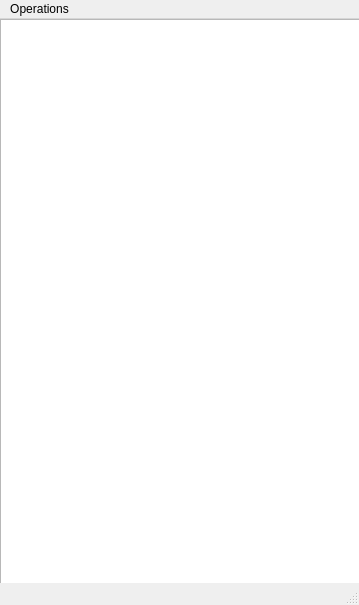
<?xml version="1.0" encoding="UTF-8"?>
<ui version="4.0">
 <class>monGuiClass</class>
 <widget class="QMainWindow" name="monGuiClass">
  <property name="geometry">
   <rect>
    <x>0</x>
    <y>0</y>
    <width>359</width>
    <height>605</height>
   </rect>
  </property>
  <property name="windowTitle">
   <string>MainWindow</string>
  </property>
  <widget class="QWidget" name="centralwidget">
   <widget class="QTextEdit" name="affichage">
    <property name="enabled">
     <bool>true</bool>
    </property>
    <property name="geometry">
     <rect>
      <x>0</x>
      <y>0</y>
      <width>361</width>
      <height>581</height>
     </rect>
    </property>
    <property name="acceptDrops">
     <bool>true</bool>
    </property>
    <property name="readOnly">
     <bool>true</bool>
    </property>
   </widget>
  </widget>
  <widget class="QStatusBar" name="statusbar"/>
  <widget class="QMenuBar" name="menuBar">
   <property name="geometry">
    <rect>
     <x>0</x>
     <y>0</y>
     <width>359</width>
     <height>25</height>
    </rect>
   </property>
   <widget class="QMenu" name="menuMenu">
    <property name="title">
     <string>Operations</string>
    </property>
    <addaction name="Inscription_Candidat69"/>
    <addaction name="Inscription_Electeur"/>
    <addaction name="Desinscription_Personne"/>
    <addaction name="separator"/>
    <addaction name="Quitter"/>
   </widget>
   <addaction name="menuMenu"/>
  </widget>
  <action name="actionInscription_Candidat">
   <property name="text">
    <string>Inscription Candidat</string>
   </property>
  </action>
  <action name="actionInscription_lecteur">
   <property name="text">
    <string>Inscription Électeur</string>
   </property>
  </action>
  <action name="actionD_sinscription">
   <property name="text">
    <string>Désinscription</string>
   </property>
  </action>
  <action name="Inscription_Candidat">
   <property name="text">
    <string>Inscription Candidat</string>
   </property>
  </action>
  <action name="Inscription_Electeur">
   <property name="text">
    <string>Inscription Electeur</string>
   </property>
  </action>
  <action name="Desinscription_Personne">
   <property name="text">
    <string>Desinscription Personne</string>
   </property>
  </action>
  <action name="Quitter">
   <property name="text">
    <string>Quitter</string>
   </property>
  </action>
  <action name="Inscription_Candidat69">
   <property name="text">
    <string>Inscription Candidat</string>
   </property>
  </action>
 </widget>
 <resources/>
 <connections>
  <connection>
   <sender>Quitter</sender>
   <signal>triggered()</signal>
   <receiver>monGuiClass</receiver>
   <slot>close()</slot>
   <hints>
    <hint type="sourcelabel">
     <x>-1</x>
     <y>-1</y>
    </hint>
    <hint type="destinationlabel">
     <x>399</x>
     <y>299</y>
    </hint>
   </hints>
  </connection>
  <connection>
   <sender>Inscription_Electeur</sender>
   <signal>triggered()</signal>
   <receiver>monGuiClass</receiver>
   <slot>dialogElecteur()</slot>
   <hints>
    <hint type="sourcelabel">
     <x>-1</x>
     <y>-1</y>
    </hint>
    <hint type="destinationlabel">
     <x>399</x>
     <y>299</y>
    </hint>
   </hints>
  </connection>
  <connection>
   <sender>Inscription_Candidat69</sender>
   <signal>triggered()</signal>
   <receiver>monGuiClass</receiver>
   <slot>dialogCandidat()</slot>
   <hints>
    <hint type="sourcelabel">
     <x>-1</x>
     <y>-1</y>
    </hint>
    <hint type="destinationlabel">
     <x>399</x>
     <y>299</y>
    </hint>
   </hints>
  </connection>
  <connection>
   <sender>Desinscription_Personne</sender>
   <signal>triggered()</signal>
   <receiver>monGuiClass</receiver>
   <slot>dialogdesinscrire()</slot>
   <hints>
    <hint type="sourcelabel">
     <x>-1</x>
     <y>-1</y>
    </hint>
    <hint type="destinationlabel">
     <x>177</x>
     <y>302</y>
    </hint>
   </hints>
  </connection>
 </connections>
 <slots>
  <slot>dialogElecteur()</slot>
  <slot>dialogCandidat()</slot>
  <slot>dialogdesinscrire()</slot>
 </slots>
</ui>
